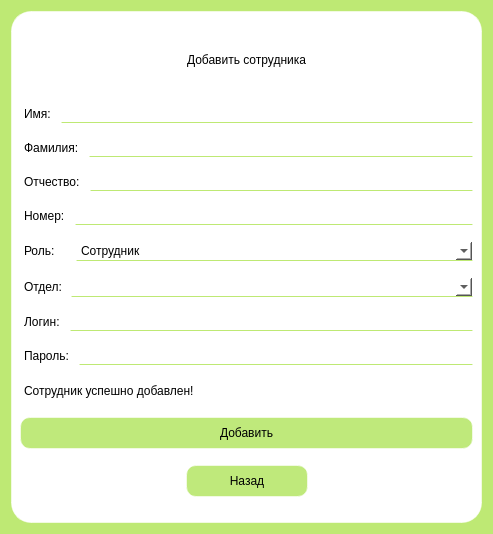
<?xml version="1.0" encoding="UTF-8"?>
<ui version="4.0">
 <class>AddPersonAdminWindow</class>
 <widget class="QDialog" name="AddPersonAdminWindow">
  <property name="geometry">
   <rect>
    <x>0</x>
    <y>0</y>
    <width>493</width>
    <height>534</height>
   </rect>
  </property>
  <property name="windowTitle">
   <string>Dialog</string>
  </property>
  <property name="styleSheet">
   <string notr="true">background-color: rgb(190, 233, 116);</string>
  </property>
  <layout class="QGridLayout" name="gridLayout">
   <item row="0" column="0">
    <widget class="QWidget" name="widget" native="true">
     <property name="styleSheet">
      <string notr="true">background-color: rgb(255, 255, 255);
border: 1px solid rgba(255, 255, 255, 140);
border-radius: 20px;
</string>
     </property>
     <layout class="QVBoxLayout" name="verticalLayout">
      <item>
       <layout class="QHBoxLayout" name="horizontalLayout_8">
        <item>
         <spacer name="horizontalSpacer">
          <property name="orientation">
           <enum>Qt::Horizontal</enum>
          </property>
          <property name="sizeHint" stdset="0">
           <size>
            <width>40</width>
            <height>20</height>
           </size>
          </property>
         </spacer>
        </item>
        <item>
         <widget class="QLabel" name="label">
          <property name="maximumSize">
           <size>
            <width>135</width>
            <height>59</height>
           </size>
          </property>
          <property name="text">
           <string>Добавить сотрудника</string>
          </property>
         </widget>
        </item>
        <item>
         <spacer name="horizontalSpacer_2">
          <property name="orientation">
           <enum>Qt::Horizontal</enum>
          </property>
          <property name="sizeHint" stdset="0">
           <size>
            <width>40</width>
            <height>20</height>
           </size>
          </property>
         </spacer>
        </item>
       </layout>
      </item>
      <item>
       <layout class="QHBoxLayout" name="horizontalLayout_2">
        <item>
         <widget class="QLabel" name="label_2">
          <property name="text">
           <string>Имя:</string>
          </property>
         </widget>
        </item>
        <item>
         <widget class="QLineEdit" name="FName">
          <property name="styleSheet">
           <string notr="true">border-bottom-color: rgb(190, 233, 116);</string>
          </property>
          <property name="maxLength">
           <number>25</number>
          </property>
         </widget>
        </item>
       </layout>
      </item>
      <item>
       <layout class="QHBoxLayout" name="horizontalLayout">
        <item>
         <widget class="QLabel" name="label_3">
          <property name="text">
           <string>Фамилия:</string>
          </property>
         </widget>
        </item>
        <item>
         <widget class="QLineEdit" name="LName">
          <property name="styleSheet">
           <string notr="true">border-bottom-color: rgb(190, 233, 116);</string>
          </property>
          <property name="maxLength">
           <number>25</number>
          </property>
         </widget>
        </item>
       </layout>
      </item>
      <item>
       <layout class="QHBoxLayout" name="horizontalLayout_3">
        <item>
         <widget class="QLabel" name="label_4">
          <property name="text">
           <string>Отчество:</string>
          </property>
         </widget>
        </item>
        <item>
         <widget class="QLineEdit" name="MName">
          <property name="styleSheet">
           <string notr="true">border-bottom-color: rgb(190, 233, 116);</string>
          </property>
          <property name="maxLength">
           <number>25</number>
          </property>
         </widget>
        </item>
       </layout>
      </item>
      <item>
       <layout class="QHBoxLayout" name="horizontalLayout_6">
        <item>
         <widget class="QLabel" name="label_7">
          <property name="text">
           <string>Номер:</string>
          </property>
         </widget>
        </item>
        <item>
         <widget class="QLineEdit" name="phone">
          <property name="styleSheet">
           <string notr="true">border-bottom-color: rgb(190, 233, 116);</string>
          </property>
          <property name="maxLength">
           <number>10</number>
          </property>
         </widget>
        </item>
       </layout>
      </item>
      <item>
       <layout class="QHBoxLayout" name="horizontalLayout_7">
        <item>
         <widget class="QLabel" name="label_8">
          <property name="minimumSize">
           <size>
            <width>20</width>
            <height>0</height>
           </size>
          </property>
          <property name="maximumSize">
           <size>
            <width>50</width>
            <height>16777215</height>
           </size>
          </property>
          <property name="sizeIncrement">
           <size>
            <width>20</width>
            <height>0</height>
           </size>
          </property>
          <property name="text">
           <string>Роль:</string>
          </property>
         </widget>
        </item>
        <item>
         <widget class="QComboBox" name="role">
          <property name="minimumSize">
           <size>
            <width>0</width>
            <height>20</height>
           </size>
          </property>
          <property name="styleSheet">
           <string notr="true">border-bottom-color: rgb(190, 233, 116);</string>
          </property>
          <item>
           <property name="text">
            <string>Сотрудник</string>
           </property>
          </item>
          <item>
           <property name="text">
            <string>Администратор</string>
           </property>
          </item>
          <item>
           <property name="text">
            <string>Бухгалтерия</string>
           </property>
          </item>
         </widget>
        </item>
       </layout>
      </item>
      <item>
       <layout class="QHBoxLayout" name="horizontalLayout_10">
        <item>
         <widget class="QLabel" name="label_9">
          <property name="maximumSize">
           <size>
            <width>45</width>
            <height>16777215</height>
           </size>
          </property>
          <property name="text">
           <string>Отдел:</string>
          </property>
         </widget>
        </item>
        <item>
         <widget class="QComboBox" name="Unit">
          <property name="minimumSize">
           <size>
            <width>400</width>
            <height>20</height>
           </size>
          </property>
          <property name="styleSheet">
           <string notr="true">border-bottom-color: rgb(190, 233, 116);</string>
          </property>
         </widget>
        </item>
       </layout>
      </item>
      <item>
       <layout class="QHBoxLayout" name="horizontalLayout_4">
        <item>
         <widget class="QLabel" name="label_5">
          <property name="text">
           <string>Логин:</string>
          </property>
         </widget>
        </item>
        <item>
         <widget class="QLineEdit" name="login">
          <property name="styleSheet">
           <string notr="true">border-bottom-color: rgb(190, 233, 116);</string>
          </property>
          <property name="maxLength">
           <number>16</number>
          </property>
         </widget>
        </item>
       </layout>
      </item>
      <item>
       <layout class="QHBoxLayout" name="horizontalLayout_5">
        <item>
         <widget class="QLabel" name="label_6">
          <property name="text">
           <string>Пароль:</string>
          </property>
         </widget>
        </item>
        <item>
         <widget class="QLineEdit" name="password">
          <property name="styleSheet">
           <string notr="true">border-bottom-color: rgb(190, 233, 116);</string>
          </property>
          <property name="maxLength">
           <number>16</number>
          </property>
         </widget>
        </item>
       </layout>
      </item>
      <item>
       <widget class="QLabel" name="label_10">
        <property name="maximumSize">
         <size>
          <width>16777215</width>
          <height>20</height>
         </size>
        </property>
        <property name="sizeIncrement">
         <size>
          <width>0</width>
          <height>20</height>
         </size>
        </property>
        <property name="text">
         <string>Сотрудник успешно добавлен!</string>
        </property>
       </widget>
      </item>
      <item>
       <widget class="QPushButton" name="add_adm">
        <property name="styleSheet">
         <string notr="true">

QPushButton {
color: black;
background-color: rgb(191, 233, 123);
border-radius: 10px;
width: 120px;
height: 30px;
} 
QPushButton:hover{
background-color: rgba(191, 233,140);
}

QPushButton:pressed{
background-color: rgba(191, 233,180);
}</string>
        </property>
        <property name="text">
         <string>Добавить</string>
        </property>
       </widget>
      </item>
      <item>
       <layout class="QHBoxLayout" name="horizontalLayout_9">
        <item>
         <spacer name="horizontalSpacer_3">
          <property name="orientation">
           <enum>Qt::Horizontal</enum>
          </property>
          <property name="sizeHint" stdset="0">
           <size>
            <width>40</width>
            <height>20</height>
           </size>
          </property>
         </spacer>
        </item>
        <item>
         <widget class="QPushButton" name="return_adm">
          <property name="styleSheet">
           <string notr="true">

QPushButton {
color: black;
background-color: rgb(191, 233, 123);
border-radius: 10px;
width: 120px;
height: 30px;
} 
QPushButton:hover{
background-color: rgba(191, 233,140);
}

QPushButton:pressed{
background-color: rgba(191, 233,180);
}</string>
          </property>
          <property name="text">
           <string>Назад</string>
          </property>
         </widget>
        </item>
        <item>
         <spacer name="horizontalSpacer_4">
          <property name="orientation">
           <enum>Qt::Horizontal</enum>
          </property>
          <property name="sizeHint" stdset="0">
           <size>
            <width>40</width>
            <height>20</height>
           </size>
          </property>
         </spacer>
        </item>
       </layout>
      </item>
     </layout>
    </widget>
   </item>
  </layout>
 </widget>
 <resources/>
 <connections/>
</ui>
